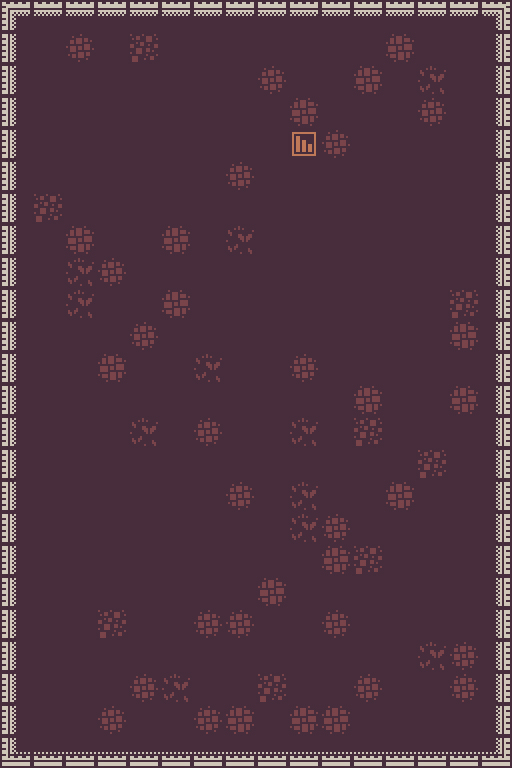

A level layout from a 2D game, rendered from its tile map. Below: a short description, then the map file with its tile-grid data intact:
An orthogonal 16x24 tile map with 32x32 px tiles, 2 tile layers (Ground, Tiles) and 78 objects (76x wall, travel, player).

<map version="1.5" tiledversion="1.5.0" orientation="orthogonal" renderorder="right-down" width="16" height="24" tilewidth="32" tileheight="32" infinite="0" nextlayerid="4" nextobjectid="79">
 <tileset firstgid="1" source="../assets/32x32.tsx" />
 <layer id="1" name="Ground" width="16" height="24" locked="1">
  <data encoding="csv">
1,1,1,1,3,1,1,1,1,1,1,1,4,1,3,1,
1,1,4,1,3,1,1,1,1,1,1,1,5,1,1,1,
1,1,1,1,1,1,1,1,4,1,1,5,1,2,1,1,
1,1,1,1,1,1,1,1,1,5,1,1,1,4,1,1,
1,1,1,1,1,1,1,1,1,1,4,1,1,1,1,1,
1,1,1,1,1,1,1,4,1,1,1,1,1,1,1,3,
5,3,1,1,1,1,1,1,1,1,1,1,1,1,1,1,
1,1,5,1,1,5,1,2,1,1,1,1,1,1,1,1,
1,1,2,4,1,1,1,1,1,1,1,1,1,1,1,1,
1,1,2,1,1,5,1,1,1,1,1,1,1,1,3,1,
1,1,1,1,4,1,1,1,1,1,1,1,1,1,5,1,
1,1,1,5,1,1,2,1,1,4,1,1,1,1,1,1,
1,1,1,1,1,1,1,1,1,1,1,5,1,1,5,1,
1,1,1,1,2,1,4,1,1,2,1,3,1,1,1,1,
1,1,1,1,1,1,1,1,1,1,1,1,1,3,1,1,
4,1,1,1,1,1,1,4,1,2,1,1,5,1,1,1,
1,1,1,1,1,1,1,1,1,2,4,1,1,1,1,1,
1,1,1,1,1,1,1,1,1,1,5,3,1,1,1,1,
1,1,1,1,1,1,1,1,5,1,1,1,1,1,1,2,
1,1,1,3,1,1,4,4,1,1,4,1,1,1,1,1,
3,1,1,1,1,1,1,1,1,1,1,1,1,2,4,1,
2,1,1,1,4,2,1,1,3,1,1,4,1,1,4,1,
1,1,1,4,1,1,4,5,1,5,5,1,1,1,1,1,
1,1,1,1,1,1,1,1,1,3,1,1,1,3,1,1
</data>
 </layer>
 <layer id="2" name="Tiles" width="16" height="24">
  <data encoding="csv">
641,642,642,642,642,642,642,642,642,642,642,642,642,642,642,643,
689,0,0,0,0,0,0,0,0,0,0,0,0,0,0,691,
689,0,0,0,0,0,0,0,0,0,0,0,0,0,0,691,
689,0,0,0,0,0,0,0,0,0,0,0,0,0,0,691,
689,0,0,0,0,0,0,0,0,292,0,0,0,0,0,691,
689,0,0,0,0,0,0,0,0,0,0,0,0,0,0,691,
689,0,0,0,0,0,0,0,0,0,0,0,0,0,0,691,
689,0,0,0,0,0,0,0,0,0,0,0,0,0,0,691,
689,0,0,0,0,0,0,0,0,0,0,0,0,0,0,691,
689,0,0,0,0,0,0,0,0,0,0,0,0,0,0,691,
689,0,0,0,0,0,0,0,0,0,0,0,0,0,0,691,
689,0,0,0,0,0,0,0,0,0,0,0,0,0,0,691,
689,0,0,0,0,0,0,0,0,0,0,0,0,0,0,691,
689,0,0,0,0,0,0,0,0,0,0,0,0,0,0,691,
689,0,0,0,0,0,0,0,0,0,0,0,0,0,0,691,
689,0,0,0,0,0,0,0,0,0,0,0,0,0,0,691,
689,0,0,0,0,0,0,0,0,0,0,0,0,0,0,691,
689,0,0,0,0,0,0,0,0,0,0,0,0,0,0,691,
689,0,0,0,0,0,0,0,0,0,0,0,0,0,0,691,
689,0,0,0,0,0,0,0,0,0,0,0,0,0,0,691,
689,0,0,0,0,0,0,0,0,0,0,0,0,0,0,691,
689,0,0,0,0,0,0,0,0,0,0,0,0,0,0,691,
689,0,0,0,0,0,0,0,0,0,0,0,0,0,0,691,
737,738,738,738,738,738,738,738,738,738,738,738,738,738,738,739
</data>
 </layer>
 <objectgroup id="3" name="Obstacles">
  <object id="1" name="wall" x="480" y="0" width="32" height="32" />
  <object id="2" name="wall" x="480" y="32" width="32" height="32" />
  <object id="3" name="wall" x="480" y="64" width="32" height="32" />
  <object id="4" name="wall" x="480" y="96" width="32" height="32" />
  <object id="5" name="wall" x="480" y="128" width="32" height="32" />
  <object id="6" name="wall" x="480" y="160" width="32" height="32" />
  <object id="7" name="wall" x="480" y="192" width="32" height="32" />
  <object id="8" name="wall" x="480" y="224" width="32" height="32" />
  <object id="9" name="wall" x="480" y="256" width="32" height="32" />
  <object id="10" name="wall" x="480" y="288" width="32" height="32" />
  <object id="11" name="wall" x="480" y="320" width="32" height="32" />
  <object id="12" name="wall" x="480" y="352" width="32" height="32" />
  <object id="13" name="wall" x="480" y="384" width="32" height="32" />
  <object id="14" name="wall" x="480" y="416" width="32" height="32" />
  <object id="15" name="wall" x="480" y="448" width="32" height="32" />
  <object id="16" name="wall" x="480" y="480" width="32" height="32" />
  <object id="17" name="wall" x="480" y="512" width="32" height="32" />
  <object id="18" name="wall" x="480" y="544" width="32" height="32" />
  <object id="19" name="wall" x="480" y="576" width="32" height="32" />
  <object id="20" name="wall" x="480" y="608" width="32" height="32" />
  <object id="21" name="wall" x="480" y="640" width="32" height="32" />
  <object id="22" name="wall" x="480" y="672" width="32" height="32" />
  <object id="23" name="wall" x="480" y="704" width="32" height="32" />
  <object id="24" name="wall" x="480" y="736" width="32" height="32" />
  <object id="25" name="wall" x="448" y="736" width="32" height="32" />
  <object id="26" name="wall" x="416" y="736" width="32" height="32" />
  <object id="27" name="wall" x="384" y="736" width="32" height="32" />
  <object id="28" name="wall" x="352" y="736" width="32" height="32" />
  <object id="29" name="wall" x="320" y="736" width="32" height="32" />
  <object id="30" name="wall" x="288" y="736" width="32" height="32" />
  <object id="31" name="wall" x="256" y="736" width="32" height="32" />
  <object id="32" name="wall" x="224" y="736" width="32" height="32" />
  <object id="33" name="wall" x="192" y="736" width="32" height="32" />
  <object id="34" name="wall" x="160" y="736" width="32" height="32" />
  <object id="35" name="wall" x="128" y="736" width="32" height="32" />
  <object id="36" name="wall" x="96" y="736" width="32" height="32" />
  <object id="37" name="wall" x="64" y="736" width="32" height="32" />
  <object id="38" name="wall" x="32" y="736" width="32" height="32" />
  <object id="39" name="wall" x="0" y="736" width="32" height="32" />
  <object id="40" name="wall" x="0" y="704" width="32" height="32" />
  <object id="41" name="wall" x="0" y="672" width="32" height="32" />
  <object id="42" name="wall" x="0" y="640" width="32" height="32" />
  <object id="43" name="wall" x="0" y="608" width="32" height="32" />
  <object id="44" name="wall" x="0" y="576" width="32" height="32" />
  <object id="45" name="wall" x="0" y="544" width="32" height="32" />
  <object id="46" name="wall" x="0" y="512" width="32" height="32" />
  <object id="47" name="wall" x="0" y="480" width="32" height="32" />
  <object id="48" name="wall" x="0" y="448" width="32" height="32" />
  <object id="49" name="wall" x="0" y="416" width="32" height="32" />
  <object id="50" name="wall" x="0" y="384" width="32" height="32" />
  <object id="51" name="wall" x="0" y="352" width="32" height="32" />
  <object id="52" name="wall" x="0" y="320" width="32" height="32" />
  <object id="53" name="wall" x="0" y="288" width="32" height="32" />
  <object id="54" name="wall" x="0" y="256" width="32" height="32" />
  <object id="55" name="wall" x="0" y="224" width="32" height="32" />
  <object id="56" name="wall" x="0" y="192" width="32" height="32" />
  <object id="57" name="wall" x="0" y="160" width="32" height="32" />
  <object id="58" name="wall" x="0" y="128" width="32" height="32" />
  <object id="59" name="wall" x="0" y="96" width="32" height="32" />
  <object id="60" name="wall" x="0" y="64" width="32" height="32" />
  <object id="61" name="wall" x="0" y="32" width="32" height="32" />
  <object id="62" name="wall" x="0" y="0" width="32" height="32" />
  <object id="63" name="wall" x="64" y="0" width="32" height="32" />
  <object id="64" name="wall" x="32" y="0" width="32" height="32" />
  <object id="65" name="wall" x="96" y="0" width="32" height="32" />
  <object id="66" name="wall" x="160" y="0" width="32" height="32" />
  <object id="67" name="wall" x="128" y="0" width="32" height="32" />
  <object id="68" name="wall" x="192" y="0" width="32" height="32" />
  <object id="69" name="wall" x="224" y="0" width="32" height="32" />
  <object id="70" name="wall" x="256" y="0" width="32" height="32" />
  <object id="71" name="wall" x="288" y="0" width="32" height="32" />
  <object id="72" name="wall" x="320" y="0" width="32" height="32" />
  <object id="73" name="wall" x="352" y="0" width="32" height="32" />
  <object id="74" name="wall" x="384" y="0" width="32" height="32" />
  <object id="75" name="wall" x="416" y="0" width="32" height="32" />
  <object id="76" name="wall" x="448" y="0" width="32" height="32" />
  <object id="77" name="travel" x="288" y="128" width="32" height="32" />
  <object id="78" name="player" x="288" y="128" width="32" height="32" />
 </objectgroup>
</map>
